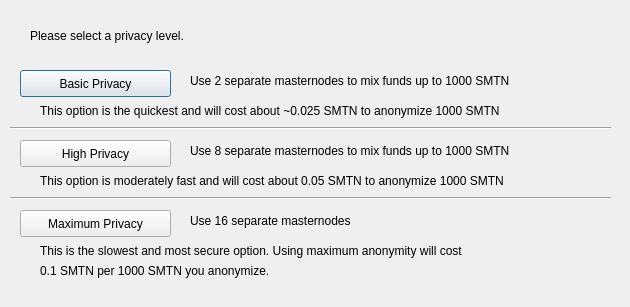
<?xml version="1.0" encoding="UTF-8"?>
<ui version="4.0">
 <class>DarksendConfig</class>
 <widget class="QDialog" name="DarksendConfig">
  <property name="geometry">
   <rect>
    <x>0</x>
    <y>0</y>
    <width>630</width>
    <height>307</height>
   </rect>
  </property>
  <property name="windowTitle">
   <string>Configure Darksend</string>
  </property>
  <widget class="QPushButton" name="buttonBasic">
   <property name="geometry">
    <rect>
     <x>20</x>
     <y>70</y>
     <width>151</width>
     <height>27</height>
    </rect>
   </property>
   <property name="text">
    <string>Basic Privacy</string>
   </property>
  </widget>
  <widget class="QPushButton" name="buttonHigh">
   <property name="geometry">
    <rect>
     <x>20</x>
     <y>140</y>
     <width>151</width>
     <height>27</height>
    </rect>
   </property>
   <property name="text">
    <string>High Privacy</string>
   </property>
  </widget>
  <widget class="QPushButton" name="buttonMax">
   <property name="geometry">
    <rect>
     <x>20</x>
     <y>210</y>
     <width>151</width>
     <height>27</height>
    </rect>
   </property>
   <property name="text">
    <string>Maximum Privacy</string>
   </property>
  </widget>
  <widget class="QLabel" name="label">
   <property name="geometry">
    <rect>
     <x>30</x>
     <y>20</y>
     <width>571</width>
     <height>31</height>
    </rect>
   </property>
   <property name="text">
    <string>Please select a privacy level.</string>
   </property>
  </widget>
  <widget class="QLabel" name="label_2">
   <property name="geometry">
    <rect>
     <x>190</x>
     <y>70</y>
     <width>421</width>
     <height>21</height>
    </rect>
   </property>
   <property name="text">
    <string>Use 2 separate masternodes to mix funds up to 1000 SMTN</string>
   </property>
  </widget>
  <widget class="QLabel" name="label_3">
   <property name="geometry">
    <rect>
     <x>190</x>
     <y>140</y>
     <width>411</width>
     <height>21</height>
    </rect>
   </property>
   <property name="text">
    <string>Use 8 separate masternodes to mix funds up to 1000 SMTN</string>
   </property>
  </widget>
  <widget class="QLabel" name="label_4">
   <property name="geometry">
    <rect>
     <x>190</x>
     <y>210</y>
     <width>421</width>
     <height>21</height>
    </rect>
   </property>
   <property name="text">
    <string>Use 16 separate masternodes</string>
   </property>
  </widget>
  <widget class="QLabel" name="label_6">
   <property name="geometry">
    <rect>
     <x>40</x>
     <y>100</y>
     <width>561</width>
     <height>21</height>
    </rect>
   </property>
   <property name="text">
    <string>This option is the quickest and will cost about ~0.025 SMTN to anonymize 1000 SMTN</string>
   </property>
  </widget>
  <widget class="QLabel" name="label_7">
   <property name="geometry">
    <rect>
     <x>40</x>
     <y>170</y>
     <width>561</width>
     <height>21</height>
    </rect>
   </property>
   <property name="text">
    <string>This option is moderately fast and will cost about 0.05 SMTN to anonymize 1000 SMTN</string>
   </property>
  </widget>
  <widget class="QLabel" name="label_8">
   <property name="geometry">
    <rect>
     <x>40</x>
     <y>240</y>
     <width>561</width>
     <height>21</height>
    </rect>
   </property>
   <property name="text">
    <string>This is the slowest and most secure option. Using maximum anonymity will cost</string>
   </property>
  </widget>
  <widget class="QLabel" name="label_9">
   <property name="geometry">
    <rect>
     <x>40</x>
     <y>260</y>
     <width>561</width>
     <height>21</height>
    </rect>
   </property>
   <property name="text">
    <string>0.1 SMTN per 1000 SMTN you anonymize.</string>
   </property>
  </widget>
  <widget class="Line" name="line">
   <property name="geometry">
    <rect>
     <x>10</x>
     <y>120</y>
     <width>601</width>
     <height>16</height>
    </rect>
   </property>
   <property name="orientation">
    <enum>Qt::Horizontal</enum>
   </property>
  </widget>
  <widget class="Line" name="line_2">
   <property name="geometry">
    <rect>
     <x>10</x>
     <y>190</y>
     <width>601</width>
     <height>16</height>
    </rect>
   </property>
   <property name="orientation">
    <enum>Qt::Horizontal</enum>
   </property>
  </widget>
 </widget>
 <resources/>
 <connections/>
</ui>
